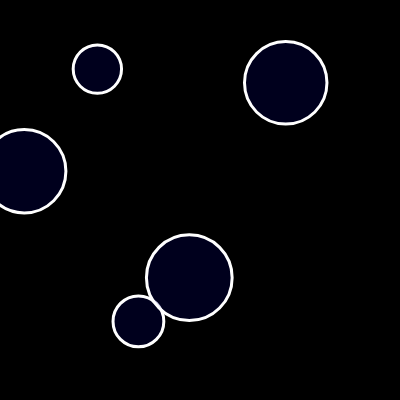
Frame 1 (no input)
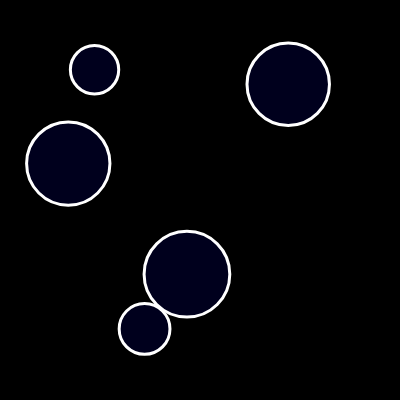
Frame 60 (no input)
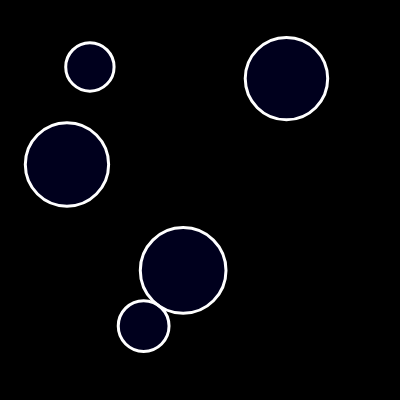
Frame 120 (the mouse pressed at the canvas centre since frame 60)

The p5.js sketch that drew these frames (run headless with seeded random() and noise() and a simulated clock; from frame 60 on, the mouse is pressed at the canvas centre):

// p5.js sketch
// ── sketch.js
// initialize array of bubbles
let bubbles = [];

function setup() {
  createCanvas(400, 400);


  for (let i = 0; i < 5; i++) {
    let x = random(width)
    let y = random(height)
    let r = random(15, 50)
    let bubble = new Bubble(x, y, r)
    bubbles.push(bubble)
  }

}

function draw() {
  // black background
  background(0);

  for (let i = 0; i < bubbles.length; i++) {
    // display the bubble
    bubbles[i].show();
    // move the bubble randomly around the screen
    bubbles[i].move();
    // move bubbles to other edge
    bubbles[i].edges()
  }

  // no more than 50 bubbles on canvas
  if (bubbles.length > 50) {
    bubbles.splice(0, 1);
  }

}

function mousePressed() {
  for (let i = 0; i < bubbles.length; i++) {
    bubbles[i].contains(mouseX, mouseY);
  }
 

}
// ── bubble.js
// the Bubble class
class Bubble {
  // arguments to set x, y, and radius
  constructor(x, y, r) {
    this.x = x;
    this.y = y;
    this.r = r;
    // this will control the fill of the bubble when clicked
    this.brightness = 0;
    // this will allow the bubble to be clicked and unclicked
    this.on = false;
  }
  
  // display the bubble on the canvas
  show() {
    // white border of the bubble
    stroke(255);
    strokeWeight(3);
    
    // when clicked, bubble turns red
    fill(this.brightness, 0, 150, 50);
    
    // the bubble is a circle located at this.x and this.y
    ellipse(this.x, this.y, this.r*2)
    
  }
  
  move() {
    // make the bubble shake randomly left to right and up and down 
    this.x = this.x + random(-1, 1)
    this.y = this.y + random(-1, 1)
  }
  
  edges() {
    // bubbles will bounce off the walls
    if (this.x + this.r > width) {
      this.x = width - this.r;
    } else if (this.x - this.r < 0)
    {
      this.x = this.x + this.r;
    } else if (this.y + this.r > height) {
      this.y = height - this.r;
    } else if (this.y - this.r < 0) {
      this.y = this.y + this.r;
    }
  }
  
  contains(x, y) {
    let d = dist(this.x, this.y, x, y)
    if (d < this.r) {
      // if the bubble has not been clicked yet
      if (!this.on) {
      // make the bubble red
        this.brightness = 255;
        this.on = true;
      } else {
        // unclick bubble
        this.on = false;
        // get rid of red
        this.brightness = 0
      }
    
    }
  }
}
